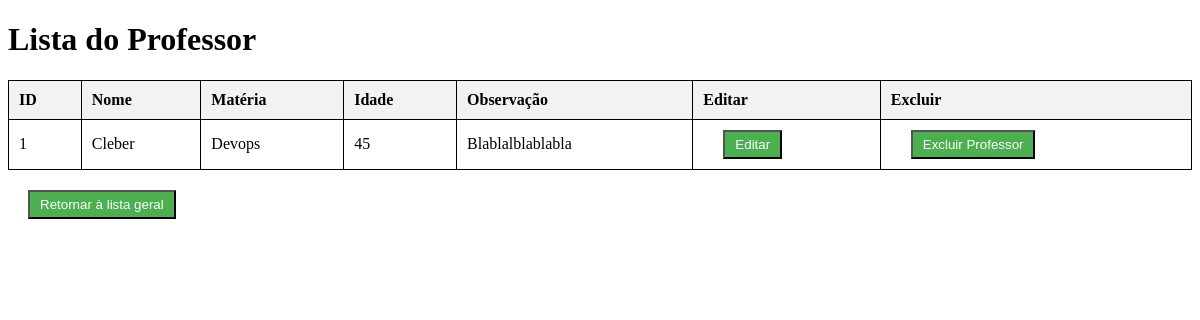
The app's page /professores/1 with its own data.
### model/model_profs.py (models this page shows, shortened)
class Professor(db.Model):
    __tablename__ = 'professores'
    id = db.Column(db.Integer, primary_key=True)
    nome = db.Column(db.String(80))
    idade = db.Column(db.Integer)
    materia = db.Column(db.String(30))
    observacao = db.Column(db.String(30))
    def to_dict(self):
        return {
            "id": self.id,
            "nome": self.nome,
            "materia": self.materia,
            "idade": self.idade,
            "observacao": self.observacao,
        }

### routes/profs_routes.py (the view)
@professores_blueprint.route('/professores/<int:id_prof>', methods=['GET'])
def get_professorPorId(id_prof):
    try:
        professor = prof_por_id(id_prof)
        return render_template("prof_id.html", professor=professor)
    except DadoNaoEncontrado:
        return jsonify({"erro": 'Professor nao encontrado'}), 404

### model/model_profs.py (called while the page is built)
def prof_por_id(id_prof):
    professor = Professor.query.get(id_prof)
    if not professor:
        raise DadoNaoEncontrado
    return professor.to_dict()

### templates/prof_id.html (shortened to what this page needs)
<!DOCTYPE html>
<html lang="pt-BR">
<head>
</head>
<body>
    <h1>Lista do Professor</h1>
    <table>
        <thead>
            <tr>
                <th>ID</th>
                <th>Nome</th>
                <th>Matéria</th>
                <th>Idade</th>
                <th>Observação</th>
                <th>Editar</th>
                <th>Excluir</th>
            </tr>
        </thead>
        <tbody>
            <tr>
                <td>{{ professor.id }}</td>
                <td>{{ professor.nome }}</td>
                <td>{{ professor.materia }}</td>
                <td>{{ professor.idade }}</td>
                <td>{{ professor.observacao }}</td>
                <td>
                    <a href="{{ url_for('professores.editar_prof_page', id_prof=professor.id) }}">
                        <button>Editar</button>
                    </a>
                </td>
                <td>
                <form id="delete-form" action="{{ url_for('professores.delete_professor', id_prof=professor.id) }}" method="POST">
                    <button type="submit">Excluir Professor</button>
                </form>
                </td>
            </tr>
        </tbody>
    </table>
    <div>
        <a href="{{ url_for('professores.get_professores',) }}">
        <button>Retornar à lista geral</button>
        </a>
    </div>
</body>
</html>

### templates/prof_id.html (style rules this page uses)
table { margin-right: 50px; width: 100%; border-collapse: collapse; }
table, th, td { border: 1px solid black; }
th, td { padding: 10px; text-align: left; }
th { background-color: #f2f2f2; }
div { margin-top: 20px; }
button { margin-left: 20px; align-items: center; padding: 5px 10px; background-color: #4CAF50; color: white; border: color(black); cursor: pointer; }

### records on screen
Professor: nome "Cleber", materia "Devops", observacao "Blablalblablabla"

### other values on screen
{{ professor.id }} "1"
{{ professor.idade }} "45"
